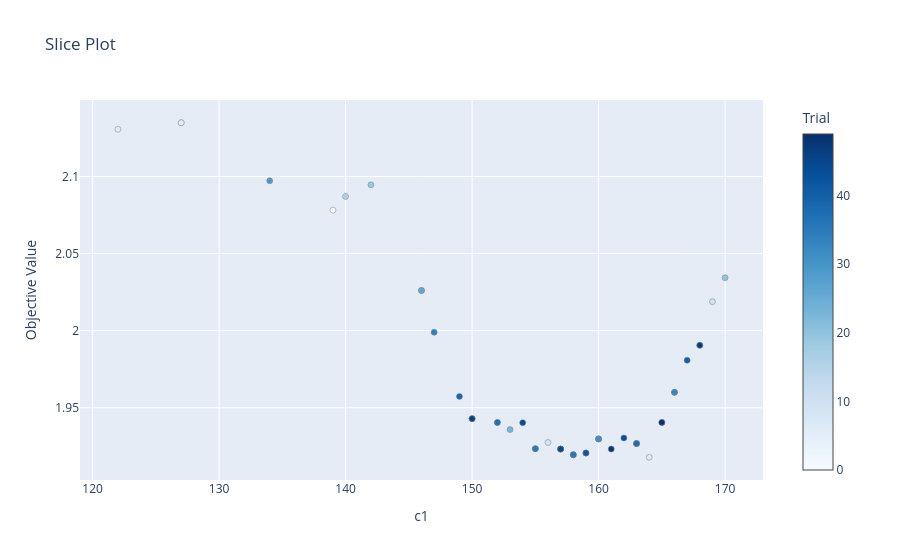

Notebook code for this chart:
### Code cell
# RMSE en fonction de chaque paramètre (c1, gap_k) pour le N retenu
# needs the Optuna study, only in memory right after optimize_zones()
if SELECTED_N in studies:
    optuna.visualization.plot_slice(studies[SELECTED_N]).show()
else:
    display("No study in memory (trials reloaded from disk): no slice plot.")

### Figure 1 — Plotly figure (JSON) as saved in the notebook; plotly's stock layout.template omitted (floating-point values rounded to 4 significant figures)
{"data": [{"marker": {"color": [0, 1, 2, 3, 4, 5, 6, 7, 8, 9, 10, 11, 12, 13, 14, 15, 16, 17, 18, 19, 20, 21, 22, 23, 24, 25, 26, 27, 28, 29, 30, 31, 32, 33, 34, 35, 36, 37, 38, 39, 40, 41, 42, 43, 44, 45, 46, 47, 48, 49], "colorbar": {"title": {"text": "Trial"}, "x": 1, "xpad": 40}, "colorscale": [[0, "rgb(247,251,255)"], [0.125, "rgb(222,235,247)"], [0.25, "rgb(198,219,239)"], [0.375, "rgb(158,202,225)"], [0.5, "rgb(107,174,214)"], [0.625, "rgb(66,146,198)"], [0.75, "rgb(33,113,181)"], [0.875, "rgb(8,81,156)"], [1, "rgb(8,48,107)"]], "line": {"color": "Grey", "width": 0.5}}, "mode": "markers", "name": "Feasible Trial", "showlegend": false, "type": "scatter", "x": [139, 168, 157, 150, 127, 127, 122, 164, 150, 156, 169, 158, 159, 163, 146, 163, 140, 152, 163, 142, 170, 158, 160, 153, 165, 157, 146, 160, 166, 134, 155, 160, 159, 166, 147, 155, 158, 152, 163, 149, 167, 157, 159, 162, 154, 157, 150, 168, 161, 165], "y": [2.078, 1.991, 1.923, 1.943, 2.135, 2.135, 2.131, 1.918, 1.943, 1.927, 2.019, 1.92, 1.921, 1.927, 2.026, 1.927, 2.087, 1.94, 1.927, 2.095, 2.034, 1.92, 1.93, 1.936, 1.94, 1.923, 2.026, 1.93, 1.96, 2.097, 1.923, 1.93, 1.921, 1.96, 1.999, 1.923, 1.92, 1.94, 1.927, 1.957, 1.981, 1.923, 1.921, 1.93, 1.94, 1.923, 1.943, 1.991, 1.923, 1.94]}], "layout": {"title": {"text": "Slice Plot"}, "xaxis": {"title": {"text": "c1"}}, "yaxis": {"title": {"text": "Objective Value"}}}}
